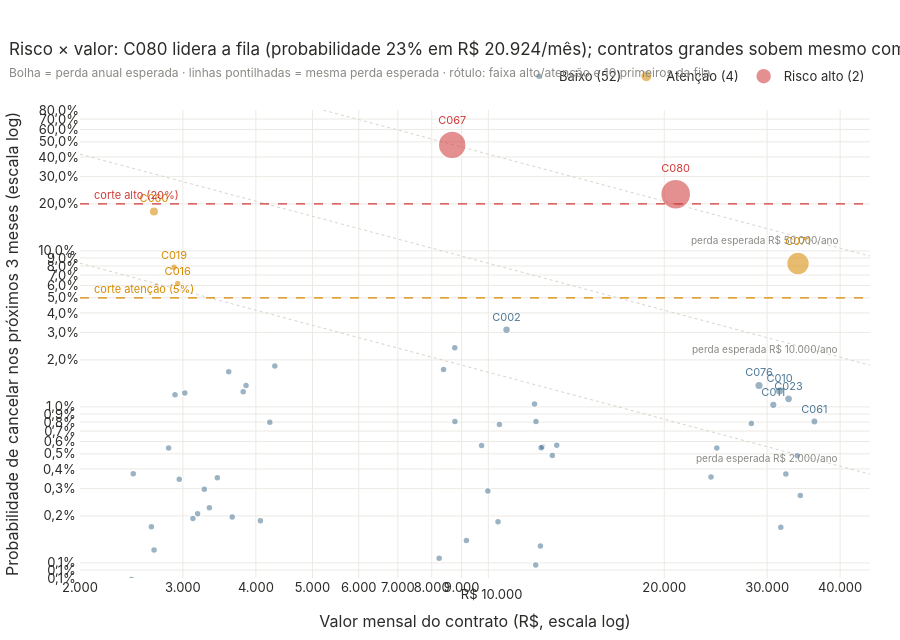

The notebook cell saved with this chart:
### Markdown cell above
## 5. Risco × valor em jogo

### Code cell
fig = go.Figure()
vx = np.geomspace(2000, 45000, 50)
for perda in (2_000, 10_000, 50_000):
    fig.add_trace(go.Scatter(x=vx, y=perda / (12 * vx), mode="lines", line=dict(color="#d6d4ce", dash="dot", width=1),
                             hoverinfo="skip", showlegend=False))
    fig.add_annotation(x=np.log10(40000), y=np.log10(perda / (12 * 40000)), text=f"perda esperada {fmt_brl(perda)}/ano",
                       showarrow=False, font=dict(size=10, color=CINZA), yanchor="bottom", xanchor="right")
for fx in ("baixo", "atencao", "alto"):
    s = F[F.faixa_risco == fx]
    rot = s.index.where((s.faixa_risco != "baixo") | (s.prioridade <= 10), "")
    fig.add_trace(go.Scatter(x=s.valor_mensal, y=s.probabilidade, mode="markers+text", name=f"{NOME_FAIXA[fx]} ({len(s)})", text=rot,
                             textposition="top center", textfont=dict(size=11, color=COR_FAIXA[fx]),
                             marker=dict(color=rgba(COR_FAIXA[fx], 0.8), size=np.clip(np.sqrt(s.perda_anual_esperada) / 8, 7, 34),
                                         line=dict(color="white", width=1.5)),
                             customdata=np.c_[s.index, s.prioridade, s.perda_anual_esperada.map(fmt_brl), [evid_txt(c, 4) for c in s.index], s.acao_sugerida],
                             hovertemplate="<b>%{customdata[0]}</b> · prioridade %{customdata[1]}<br>R$ %{x:,.0f}/mês · probabilidade %{y:.1%}"
                                           "<br>Perda anual esperada: %{customdata[2]}<br>%{customdata[3]}<br><i>%{customdata[4]}</i><extra></extra>"))
for nome, c, cor in [("alto", CUT["alto"], CORES["Cancelou"]), ("atenção", CUT["atencao"], AMBAR)]:
    fig.add_hline(y=c, line=dict(color=cor, dash="dash", width=1.2))
    fig.add_annotation(x=np.log10(2100), y=np.log10(c), text=f"corte {nome} ({pct(c, 0)})", showarrow=False, xanchor="left", yanchor="bottom",
                       font=dict(size=11, color=cor))
fig.update_xaxes(type="log", title_text="Valor mensal do contrato (R$, escala log)", tickprefix="R$ ", tickformat=",.0f", range=[np.log10(2000), np.log10(45000)])
fig.update_yaxes(type="log", title_text="Probabilidade de cancelar nos próximos 3 meses (escala log)", tickformat=".1%", range=[np.log10(0.0008), np.log10(0.8)])
fig.update_layout(height=640, legend=dict(y=1.04),
                  title=f"Risco × valor: {F.index[0]} lidera a fila (probabilidade {pct(F.probabilidade.iloc[0], 0)} em "
                        f"{fmt_brl(F.valor_mensal.iloc[0])}/mês); contratos grandes sobem mesmo com risco menor"
                        + sub("Bolha = perda anual esperada · linhas pontilhadas = mesma perda esperada · rótulo: faixa alto/atenção e 10 primeiros da fila"))
fig.show()

### Figure 1 — Plotly figure (JSON) as saved in the notebook; plotly's stock layout.template omitted (floating-point values rounded to 4 significant figures; data arrays with more than 128 entries replaced by an {"elided": "..."} marker saying what was removed)
{"data": [{"hoverinfo": "skip", "line": {"color": "#d6d4ce", "dash": "dot", "width": 1}, "mode": "lines", "showlegend": false, "type": "scatter", "x": [2000.0, 2131.0, 2271.0, 2420.0, 2579.0, 2748.0, 2928.0, 3120.0, 3325.0, 3543.0, 3776.0, 4023.0, 4287.0, 4568.0, 4868.0, 5188.0, 5528.0, 5891.0, 6277.0, 6689.0, 7128.0, 7595.0, 8093.0, 8624.0, 9190.0, 9793.0, 10440.0, 11120.0, 11850.0, 12630.0, 13460.0, 14340.0, 15280.0, 16280.0, 17350.0, 18490.0, 19700.0, 20990.0, 22370.0, 23840.0, 25400.0, 27070.0, 28840.0, 30740.0, 32750.0, 34900.0, 37190.0, 39630.0, 42230.0, 45000.0], "y": [0.08333, 0.0782, 0.07339, 0.06887, 0.06463, 0.06065, 0.05692, 0.05341, 0.05012, 0.04704, 0.04414, 0.04143, 0.03888, 0.03648, 0.03424, 0.03213, 0.03015, 0.02829, 0.02655, 0.02492, 0.02338, 0.02194, 0.02059, 0.01933, 0.01814, 0.01702, 0.01597, 0.01499, 0.01407, 0.0132, 0.01239, 0.01162, 0.01091, 0.01024, 0.009607, 0.009015, 0.00846, 0.007939, 0.007451, 0.006992, 0.006561, 0.006157, 0.005778, 0.005423, 0.005089, 0.004775, 0.004481, 0.004206, 0.003947, 0.003704]}, {"hoverinfo": "skip", "line": {"color": "#d6d4ce", "dash": "dot", "width": 1}, "mode": "lines", "showlegend": false, "type": "scatter", "x": [2000.0, 2131.0, 2271.0, 2420.0, 2579.0, 2748.0, 2928.0, 3120.0, 3325.0, 3543.0, 3776.0, 4023.0, 4287.0, 4568.0, 4868.0, 5188.0, 5528.0, 5891.0, 6277.0, 6689.0, 7128.0, 7595.0, 8093.0, 8624.0, 9190.0, 9793.0, 10440.0, 11120.0, 11850.0, 12630.0, 13460.0, 14340.0, 15280.0, 16280.0, 17350.0, 18490.0, 19700.0, 20990.0, 22370.0, 23840.0, 25400.0, 27070.0, 28840.0, 30740.0, 32750.0, 34900.0, 37190.0, 39630.0, 42230.0, 45000.0], "y": [0.4167, 0.391, 0.3669, 0.3444, 0.3232, 0.3033, 0.2846, 0.2671, 0.2506, 0.2352, 0.2207, 0.2071, 0.1944, 0.1824, 0.1712, 0.1606, 0.1508, 0.1415, 0.1328, 0.1246, 0.1169, 0.1097, 0.103, 0.09663, 0.09068, 0.08509, 0.07986, 0.07494, 0.07033, 0.066, 0.06193, 0.05812, 0.05454, 0.05118, 0.04803, 0.04508, 0.0423, 0.0397, 0.03725, 0.03496, 0.03281, 0.03079, 0.02889, 0.02711, 0.02544, 0.02388, 0.02241, 0.02103, 0.01973, 0.01852]}, {"hoverinfo": "skip", "line": {"color": "#d6d4ce", "dash": "dot", "width": 1}, "mode": "lines", "showlegend": false, "type": "scatter", "x": [2000.0, 2131.0, 2271.0, 2420.0, 2579.0, 2748.0, 2928.0, 3120.0, 3325.0, 3543.0, 3776.0, 4023.0, 4287.0, 4568.0, 4868.0, 5188.0, 5528.0, 5891.0, 6277.0, 6689.0, 7128.0, 7595.0, 8093.0, 8624.0, 9190.0, 9793.0, 10440.0, 11120.0, 11850.0, 12630.0, 13460.0, 14340.0, 15280.0, 16280.0, 17350.0, 18490.0, 19700.0, 20990.0, 22370.0, 23840.0, 25400.0, 27070.0, 28840.0, 30740.0, 32750.0, 34900.0, 37190.0, 39630.0, 42230.0, 45000.0], "y": [2.083, 1.955, 1.835, 1.722, 1.616, 1.516, 1.423, 1.335, 1.253, 1.176, 1.104, 1.036, 0.9719, 0.912, 0.8559, 0.8032, 0.7538, 0.7073, 0.6638, 0.6229, 0.5846, 0.5486, 0.5148, 0.4831, 0.4534, 0.4255, 0.3993, 0.3747, 0.3516, 0.33, 0.3097, 0.2906, 0.2727, 0.2559, 0.2402, 0.2254, 0.2115, 0.1985, 0.1863, 0.1748, 0.164, 0.1539, 0.1445, 0.1356, 0.1272, 0.1194, 0.112, 0.1051, 0.09867, 0.09259]}, {"customdata": {"elided": "52x5 mixed values"}, "hovertemplate": "<b>%{customdata[0]}</b> · prioridade %{customdata[1]}<br>R$ %{x:,.0f}/mês · probabilidade %{y:.1%}<br>Perda anual esperada: %{customdata[2]}<br>%{customdata[3]}<br><i>%{customdata[4]}</i><extra></extra>", "marker": {"color": "rgba(78,120,150,0.8)", "line": {"color": "white", "width": 1.5}, "size": [8.641, 8.639, 8.3, 7.929, 7.708, 7.392, 7.0, 7.0, 7.0, 7.0, 7.0, 7.0, 7.0, 7.0, 7.0, 7.0, 7.0, 7.0, 7.0, 7.0, 7.0, 7.0, 7.0, 7.0, 7.0, 7.0, 7.0, 7.0, 7.0, 7.0, 7.0, 7.0, 7.0, 7.0, 7.0, 7.0, 7.0, 7.0, 7.0, 7.0, 7.0, 7.0, 7.0, 7.0, 7.0, 7.0, 7.0, 7.0, 7.0, 7.0, 7.0, 7.0]}, "mode": "markers+text", "name": "Baixo (52)", "text": ["C076", "C010", "C023", "C002", "C011", "C061", "", "", "", "", "", "", "", "", "", "", "", "", "", "", "", "", "", "", "", "", "", "", "", "", "", "", "", "", "", "", "", "", "", "", "", "", "", "", "", "", "", "", "", "", "", ""], "textfont": {"color": "#4e7896", "size": 11}, "textposition": "top center", "type": "scatter", "x": [29057, 31510, 32645, 10742, 30742, 36148, 28195, 8760, 33786, 8381, 24603, 11994, 32299, 12064, 34194, 24045, 10445, 4310, 13092, 8765, 12375, 12312, 12868, 3594, 9736, 31660, 3848, 3805, 3023, 2908, 4226, 9978, 10388, 12277, 2836, 9171, 3436, 12052, 2958, 3264, 2467, 8238, 4072, 3330, 3644, 3179, 3121, 2650, 2678, 2450, 4228, 3458], "y": [0.01371, 0.01263, 0.01126, 0.03121, 0.01031, 0.008062, 0.007821, 0.0239, 0.004858, 0.01738, 0.005447, 0.01043, 0.00372, 0.008069, 0.002708, 0.003554, 0.007707, 0.01828, 0.005669, 0.008045, 0.005557, 0.005464, 0.004883, 0.01681, 0.005655, 0.001693, 0.01371, 0.01252, 0.01227, 0.01196, 0.007973, 0.002886, 0.001835, 0.001285, 0.005458, 0.001389, 0.00351, 0.0009704, 0.003433, 0.002969, 0.003728, 0.001069, 0.001864, 0.002255, 0.00197, 0.002068, 0.001928, 0.001707, 0.00121, 0.0007824, 0.0004513, 0.0003749]}, {"customdata": [["C071", 3, "R$ 33.708", "• Reclamações formais: 1,7 reclamações formais por mês nos últimos 3 meses (limite 1)", "Contato do gestor da conta para tratar as reclamações formais"], ["C060", 4, "R$ 5.745", "• Tempo de resolução alto: 31,3 h em média nos últimos 3 meses (limite 28 h)<br>• SLA abaixo do contratado: 49% dos chamados no SLA nos últimos 3 meses (limite: 60%)<br>• Reclamações formais: 1,3 reclamações formais por mês nos últimos 3 meses (limite 1)<br>• Atraso de pagamento: 7 dias de atraso médio nos últimos 3 meses (limite 5)", "Montar plano técnico de estabilização (tempo de resolução, SLA e chamados críticos)"], ["C019", 11, "R$ 2.731", "• SLA abaixo do contratado: 44% dos chamados no SLA nos últimos 3 meses (limite: 60%)<br>• Reclamações formais: 1,0 reclamações formais por mês nos últimos 3 meses (limite 1)", "Montar plano técnico de estabilização (tempo de resolução, SLA e chamados críticos)"], ["C016", 14, "R$ 2.184", "• NPS detrator: Última nota NPS 2 — detrator (jun/2026); limite: nota ≤ 6<br>• Alerta persistente: 10 meses seguidos com queda de uso ou ≥ 2 outros sinais (alerta a partir de 2)<br>• Atraso de pagamento: 10 dias de atraso médio nos últimos 3 meses (limite 5)", "Entrevista de escuta sobre a experiência (NPS)"]], "hovertemplate": "<b>%{customdata[0]}</b> · prioridade %{customdata[1]}<br>R$ %{x:,.0f}/mês · probabilidade %{y:.1%}<br>Perda anual esperada: %{customdata[2]}<br>%{customdata[3]}<br><i>%{customdata[4]}</i><extra></extra>", "marker": {"color": "rgba(214,138,0,0.8)", "line": {"color": "white", "width": 1.5}, "size": [22.95, 9.475, 7.0, 7.0]}, "mode": "markers+text", "name": "Atenção (4)", "text": ["C071", "C060", "C019", "C016"], "textfont": {"color": "#d68a00", "size": 11}, "textposition": "top center", "type": "scatter", "x": [33881, 2677, 2897, 2940], "y": [0.08291, 0.1788, 0.07855, 0.0619]}, {"customdata": [["C080", 1, "R$ 57.946", "• NPS detrator: Última nota NPS 3 — detrator (mar/2026); limite: nota ≤ 6<br>• Uso da plataforma caiu: Caiu 11,7 p.p. vs a média anterior do cliente (81% → 70%); limite: queda de 10 p.p.<br>• Atraso de pagamento: 9 dias de atraso médio nos últimos 3 meses (limite 5)<br>• Alerta persistente: 2 meses seguidos com queda de uso ou ≥ 2 outros sinais (alerta a partir de 2)", "Entrevista de escuta sobre a experiência (NPS)"], ["C067", 2, "R$ 49.712", "• NPS detrator: Última nota NPS 2 — detrator (jun/2026); limite: nota ≤ 6<br>• SLA abaixo do contratado: 46% dos chamados no SLA nos últimos 3 meses (limite: 60%)<br>• Chamados críticos frequentes: 2,0 chamados críticos por mês nos últimos 3 meses (limite 2)<br>• Reclamações formais: 1,0 reclamações formais por mês nos últimos 3 meses (limite 1)", "Entrevista de escuta sobre a experiência (NPS)"]], "hovertemplate": "<b>%{customdata[0]}</b> · prioridade %{customdata[1]}<br>R$ %{x:,.0f}/mês · probabilidade %{y:.1%}<br>Perda anual esperada: %{customdata[2]}<br>%{customdata[3]}<br><i>%{customdata[4]}</i><extra></extra>", "marker": {"color": "rgba(208,59,59,0.8)", "line": {"color": "white", "width": 1.5}, "size": [30.09, 27.87]}, "mode": "markers+text", "name": "Risco alto (2)", "text": ["C080", "C067"], "textfont": {"color": "#d03b3b", "size": 11}, "textposition": "top center", "type": "scatter", "x": [20924, 8672], "y": [0.2308, 0.4777]}], "layout": {"annotations": [{"font": {"color": "#8a8984", "size": 10}, "showarrow": false, "text": "perda esperada R$ 2.000/ano", "x": 4.602, "xanchor": "right", "y": -2.38, "yanchor": "bottom"}, {"font": {"color": "#8a8984", "size": 10}, "showarrow": false, "text": "perda esperada R$ 10.000/ano", "x": 4.602, "xanchor": "right", "y": -1.681, "yanchor": "bottom"}, {"font": {"color": "#8a8984", "size": 10}, "showarrow": false, "text": "perda esperada R$ 50.000/ano", "x": 4.602, "xanchor": "right", "y": -0.9823, "yanchor": "bottom"}, {"font": {"color": "#d03b3b", "size": 11}, "showarrow": false, "text": "corte alto (20%)", "x": 3.322, "xanchor": "left", "y": -0.699, "yanchor": "bottom"}, {"font": {"color": "#d68a00", "size": 11}, "showarrow": false, "text": "corte atenção (5%)", "x": 3.322, "xanchor": "left", "y": -1.301, "yanchor": "bottom"}], "height": 640, "legend": {"y": 1.04}, "shapes": [{"line": {"color": "#d03b3b", "dash": "dash", "width": 1.2}, "type": "line", "x0": 0, "x1": 1, "xref": "x domain", "y0": 0.2, "y1": 0.2, "yref": "y"}, {"line": {"color": "#d68a00", "dash": "dash", "width": 1.2}, "type": "line", "x0": 0, "x1": 1, "xref": "x domain", "y0": 0.05, "y1": 0.05, "yref": "y"}], "title": {"text": "Risco × valor: C080 lidera a fila (probabilidade 23% em R$ 20.924/mês); contratos grandes sobem mesmo com risco menor<br><span style='font-size:12px;color:#8a8984'>Bolha = perda anual esperada · linhas pontilhadas = mesma perda esperada · rótulo: faixa alto/atenção e 10 primeiros da fila</span>"}, "xaxis": {"range": [3.301, 4.653], "tickformat": ",.0f", "tickprefix": "R$ ", "title": {"text": "Valor mensal do contrato (R$, escala log)"}, "type": "log"}, "yaxis": {"range": [-3.097, -0.09691], "tickformat": ".1%", "title": {"text": "Probabilidade de cancelar nos próximos 3 meses (escala log)"}, "type": "log"}}}
